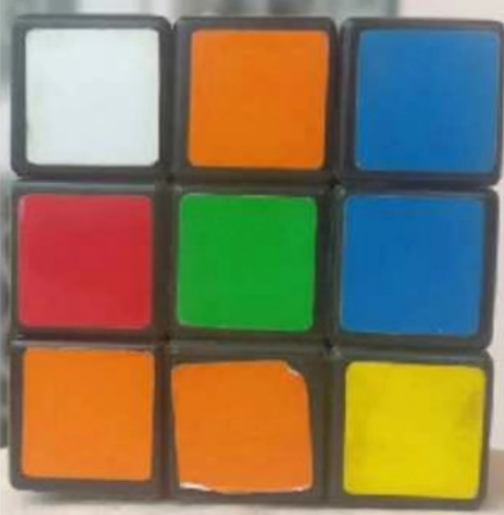
//> input picture VscodeOpencv/training1.jpg, 504 x 515 px
$ ./training1lab3   (built with g++ and OpenCV 4)
//> lines starting //> are read from the running program, lines starting //| are printed output that depends on the picture; after the words box and inside, x2 and y2 are one past the last pixel; in counts of white or black regions, pixels touching at a corner belong together
//> further down, input_image is the input picture: 515 rows x 504 cols, CV_8UC3; mean B, G, R 88.5, 120, 133.2
#include <iostream>
#include <opencv2/opencv.hpp>
#include <vector>

using namespace cv;
using namespace std;

void find_color_centers(const Mat &input_image, vector<Point> &red_centers, vector<Point> &blue_centers)
{
    // Convert the input image to Lab color space
    Mat lab_image;
    cvtColor(input_image, lab_image, COLOR_BGR2Lab);
//> lab_image: 515 rows x 504 cols, CV_8UC3; mean of channels 0, 1, 2 134.6, 134.6, 147.2

    // Define the color thresholds for red and blue
    int red_lower_threshold = 130;
    int red_upper_threshold = 255;
    int blue_lower_threshold = 95;
    int blue_upper_threshold = 170;

    // Create masks for red and blue color spaces
    Mat red_mask, blue_mask;
    inRange(lab_image, Scalar(red_lower_threshold, 0, 0), Scalar(red_upper_threshold, 255, 255), red_mask);
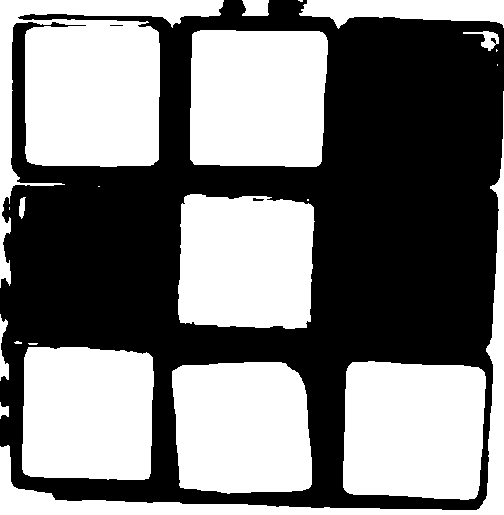
//> red_mask: 515 rows x 504 cols, CV_8UC1; 49.3% white; 21 white regions (8 under 20 px), largest, box (x1, y1, x2, y2) and area: (0, 0, 224, 288) 25850, (343, 361, 486, 500) 18346, (190, 30, 328, 167) 18097
    inRange(lab_image, Scalar(blue_lower_threshold, 0, 0), Scalar(blue_upper_threshold, 255, 255), blue_mask);
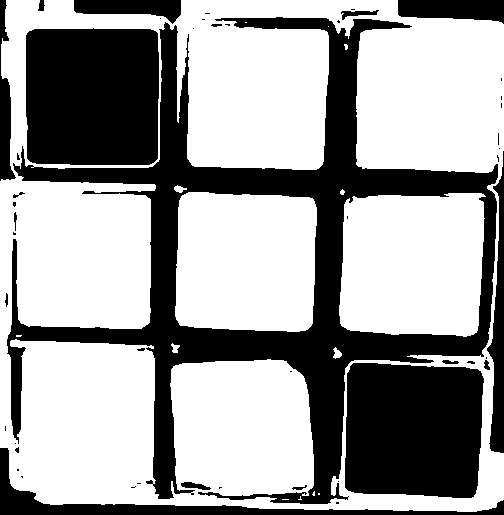
//> blue_mask: 515 rows x 504 cols, CV_8UC1; 62.2% white; 49 black regions (31 under 20 px)

    // Find contours in the red and blue masks
    vector<vector<Point>> red_contours;
    vector<vector<Point>> blue_contours;
    findContours(red_mask, red_contours, RETR_EXTERNAL, CHAIN_APPROX_SIMPLE);
//> red_contours = 21 contours, 8 with area under 20; largest, box (x1, y1, x2, y2) and area: (0, 0, 224, 288) 24942, (343, 361, 486, 500) 18088, (190, 30, 328, 167) 17838, (178, 194, 315, 329) 16696, (172, 362, 312, 494) 16565
    findContours(blue_mask, blue_contours, RETR_EXTERNAL, CHAIN_APPROX_SIMPLE);
//> blue_contours = 1 contour; box (x1, y1, x2, y2) and area: (0, 0, 504, 512) 246218

    // Iterate through the contours and find the centers of the red and blue regions
    for (size_t i = 0; i < red_contours.size(); i++)
    {
        Moments red_moments = moments(red_contours[i]);
        double red_center_x = red_moments.m10 / red_moments.m00;
        double red_center_y = red_moments.m01 / red_moments.m00;
        red_centers.push_back(Point(red_center_x, red_center_y));
    }
//> this loop made 21 passes
//> (red_center_x, red_center_y) on passes 1 to 12: (4.08, 410.6), (241.6, 427.6), (413.3, 429.7), (87.04, 413.3), (32.5, 343.5), (17.51, 342.2), (3.15, 352.3), (nan, nan), (307.5, 199.5), (21.61, 207), (245.3, 261.6), (nan, nan)

    for (size_t i = 0; i < blue_contours.size(); i++)
    {
        Moments blue_moments = moments(blue_contours[i]);
        double blue_center_x = blue_moments.m10 / blue_moments.m00;
        double blue_center_y = blue_moments.m01 / blue_moments.m00;
        blue_centers.push_back(Point(blue_center_x, blue_center_y));
    }
//> this loop made 1 pass
//> (blue_center_x, blue_center_y) on pass 1: (251.1, 256)
}

int main()
{
    // Load the input image
    Mat input_image = imread("training1.jpg");

    // Create empty vectors to store the centers of red and blue regions
    vector<Point> red_centers;
    vector<Point> blue_centers;

    // Find the centers of red and blue regions
    find_color_centers(input_image, red_centers, blue_centers);
//> red_centers = 21 Points (x, y), first 12: [4, 410], [241, 427], [413, 429], [87, 413], [32, 343], [17, 342], [3, 352], [-2147483648, -2147483648], [307, 199], [21, 207], [245, 261], [-2147483648, -2147483648]; blue_centers = 1 Point (x, y): [251, 255]

    // Print the coordinates of the centers
    cout << "Red centers: " << endl;
    for (const auto &center : red_centers)
    {
        cout << "x: " << center.x << ", y: " << center.y << endl;
    }
//> this loop made 21 passes
//| x: 4, y: 410
//| x: 241, y: 427
//| x: 413, y: 429
//| x: 87, y: 413
//| x: 32, y: 343
//| x: 17, y: 342
//| x: 3, y: 352
//| x: -2147483648, y: -2147483648
//> (output is shown up to pass 8 of 21)
    cout << "Blue centers: " << endl;
    for (const auto &center : blue_centers)
    {
        cout << "x: " << center.x << ", y: " << center.y << endl;
    }
//> this loop made 1 pass
//| x: 251, y: 255

    // 显示结果图像
    imshow("Result", input_image);
    waitKey(0);
    return 0;
}
